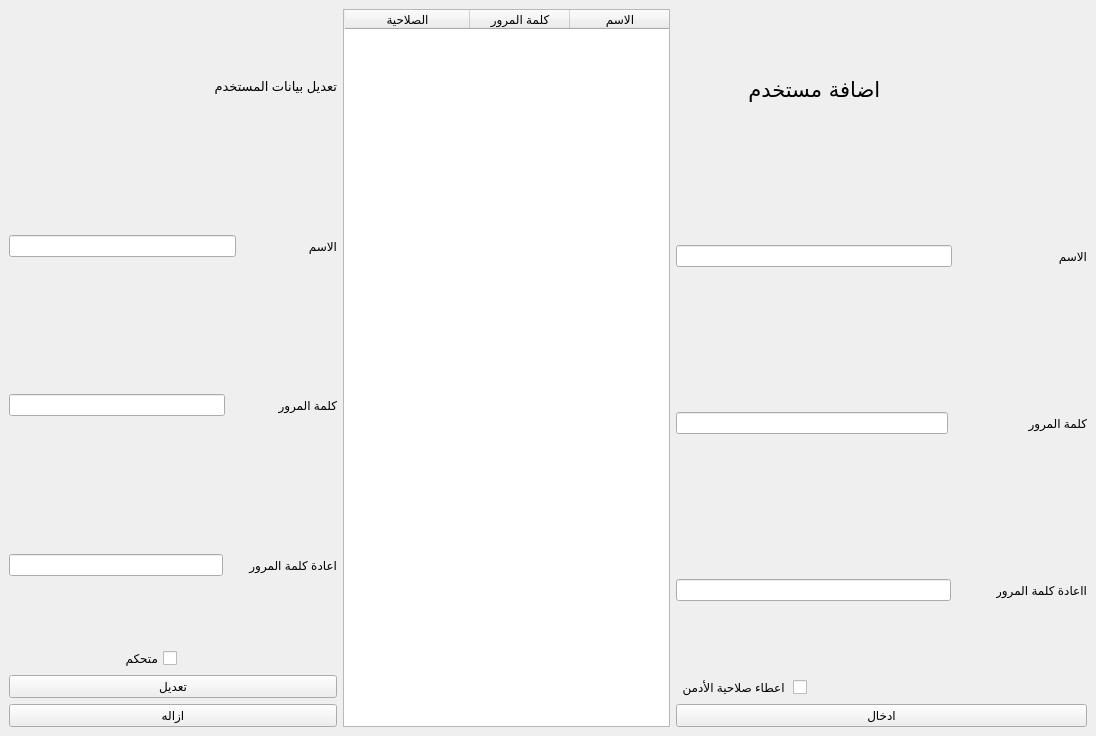
<?xml version="1.0" encoding="UTF-8"?>
<ui version="4.0">
 <class>editUser</class>
 <widget class="QMainWindow" name="editUser">
  <property name="geometry">
   <rect>
    <x>0</x>
    <y>0</y>
    <width>1096</width>
    <height>736</height>
   </rect>
  </property>
  <property name="windowTitle">
   <string>المستخدمين</string>
  </property>
  <widget class="QWidget" name="centralwidget">
   <layout class="QHBoxLayout" name="horizontalLayout">
    <item>
     <layout class="QVBoxLayout" name="verticalLayout_3">
      <item>
       <widget class="QLabel" name="label_8">
        <property name="sizePolicy">
         <sizepolicy hsizetype="Preferred" vsizetype="Preferred">
          <horstretch>0</horstretch>
          <verstretch>0</verstretch>
         </sizepolicy>
        </property>
        <property name="font">
         <font>
          <pointsize>10</pointsize>
         </font>
        </property>
        <property name="text">
         <string>تعديل بيانات المستخدم</string>
        </property>
       </widget>
      </item>
      <item>
       <layout class="QHBoxLayout" name="horizontalLayout_6">
        <item>
         <widget class="QLineEdit" name="lineEdit_user_2">
          <property name="layoutDirection">
           <enum>Qt::RightToLeft</enum>
          </property>
         </widget>
        </item>
        <item>
         <widget class="QLabel" name="label_5">
          <property name="text">
           <string>الاسم                    </string>
          </property>
         </widget>
        </item>
       </layout>
      </item>
      <item>
       <layout class="QHBoxLayout" name="horizontalLayout_7">
        <item>
         <widget class="QLineEdit" name="lineEdit_password_2">
          <property name="echoMode">
           <enum>QLineEdit::Password</enum>
          </property>
         </widget>
        </item>
        <item>
         <widget class="QLabel" name="label_6">
          <property name="text">
           <string>كلمة المرور              </string>
          </property>
         </widget>
        </item>
       </layout>
      </item>
      <item>
       <layout class="QHBoxLayout" name="horizontalLayout_8">
        <item>
         <widget class="QLineEdit" name="lineEdit_passwordRepeat_2">
          <property name="echoMode">
           <enum>QLineEdit::Password</enum>
          </property>
         </widget>
        </item>
        <item>
         <widget class="QLabel" name="label_7">
          <property name="text">
           <string>اعادة كلمة المرور      </string>
          </property>
         </widget>
        </item>
       </layout>
      </item>
      <item>
       <layout class="QHBoxLayout" name="horizontalLayout_9">
        <item>
         <widget class="QCheckBox" name="checkBox_2">
          <property name="layoutDirection">
           <enum>Qt::RightToLeft</enum>
          </property>
          <property name="text">
           <string>متحكم</string>
          </property>
         </widget>
        </item>
        <item>
         <spacer name="horizontalSpacer">
          <property name="orientation">
           <enum>Qt::Horizontal</enum>
          </property>
          <property name="sizeType">
           <enum>QSizePolicy::Fixed</enum>
          </property>
          <property name="sizeHint" stdset="0">
           <size>
            <width>160</width>
            <height>20</height>
           </size>
          </property>
         </spacer>
        </item>
       </layout>
      </item>
      <item>
       <widget class="QPushButton" name="pushButton_edit">
        <property name="text">
         <string>تعديل</string>
        </property>
       </widget>
      </item>
      <item>
       <widget class="QPushButton" name="pushButton_reomveUser">
        <property name="text">
         <string>ازاله</string>
        </property>
       </widget>
      </item>
     </layout>
    </item>
    <item>
     <layout class="QVBoxLayout" name="verticalLayout_2">
      <item>
       <widget class="QTableWidget" name="tableWidget">
        <property name="layoutDirection">
         <enum>Qt::RightToLeft</enum>
        </property>
        <property name="selectionBehavior">
         <enum>QAbstractItemView::SelectRows</enum>
        </property>
        <attribute name="horizontalHeaderStretchLastSection">
         <bool>true</bool>
        </attribute>
        <attribute name="verticalHeaderVisible">
         <bool>false</bool>
        </attribute>
        <column>
         <property name="text">
          <string>الاسم</string>
         </property>
        </column>
        <column>
         <property name="text">
          <string>كلمة المرور</string>
         </property>
        </column>
        <column>
         <property name="text">
          <string>الصلاحية</string>
         </property>
        </column>
       </widget>
      </item>
     </layout>
    </item>
    <item>
     <layout class="QVBoxLayout" name="verticalLayout">
      <item>
       <widget class="QLabel" name="label">
        <property name="font">
         <font>
          <family>Simplified Arabic</family>
          <pointsize>16</pointsize>
         </font>
        </property>
        <property name="text">
         <string>                               اضافة مستخدم</string>
        </property>
        <property name="scaledContents">
         <bool>false</bool>
        </property>
        <property name="wordWrap">
         <bool>false</bool>
        </property>
        <property name="openExternalLinks">
         <bool>false</bool>
        </property>
       </widget>
      </item>
      <item>
       <layout class="QHBoxLayout" name="horizontalLayout_2">
        <property name="spacing">
         <number>105</number>
        </property>
        <item>
         <widget class="QLineEdit" name="lineEdit_user"/>
        </item>
        <item>
         <widget class="QLabel" name="label_2">
          <property name="text">
           <string>الاسم</string>
          </property>
         </widget>
        </item>
       </layout>
      </item>
      <item>
       <layout class="QHBoxLayout" name="horizontalLayout_3">
        <property name="spacing">
         <number>80</number>
        </property>
        <item>
         <widget class="QLineEdit" name="lineEdit_password">
          <property name="echoMode">
           <enum>QLineEdit::Password</enum>
          </property>
         </widget>
        </item>
        <item>
         <widget class="QLabel" name="label_3">
          <property name="text">
           <string>كلمة المرور</string>
          </property>
         </widget>
        </item>
       </layout>
      </item>
      <item>
       <layout class="QHBoxLayout" name="horizontalLayout_4">
        <property name="spacing">
         <number>45</number>
        </property>
        <item>
         <widget class="QLineEdit" name="lineEdit_passwordRepeat">
          <property name="layoutDirection">
           <enum>Qt::RightToLeft</enum>
          </property>
          <property name="echoMode">
           <enum>QLineEdit::Password</enum>
          </property>
         </widget>
        </item>
        <item>
         <widget class="QLabel" name="label_4">
          <property name="text">
           <string>ااعادة كلمة المرور</string>
          </property>
         </widget>
        </item>
       </layout>
      </item>
      <item>
       <layout class="QHBoxLayout" name="horizontalLayout_5">
        <property name="spacing">
         <number>0</number>
        </property>
        <property name="sizeConstraint">
         <enum>QLayout::SetDefaultConstraint</enum>
        </property>
        <property name="leftMargin">
         <number>0</number>
        </property>
        <property name="topMargin">
         <number>0</number>
        </property>
        <property name="rightMargin">
         <number>280</number>
        </property>
        <property name="bottomMargin">
         <number>0</number>
        </property>
        <item>
         <widget class="QCheckBox" name="checkBox">
          <property name="layoutDirection">
           <enum>Qt::RightToLeft</enum>
          </property>
          <property name="text">
           <string>اعطاء صلاحية الأدمن </string>
          </property>
          <property name="iconSize">
           <size>
            <width>32</width>
            <height>32</height>
           </size>
          </property>
          <property name="tristate">
           <bool>false</bool>
          </property>
         </widget>
        </item>
       </layout>
      </item>
      <item>
       <widget class="QPushButton" name="pushButton_addUser">
        <property name="text">
         <string>ادخال</string>
        </property>
       </widget>
      </item>
     </layout>
    </item>
   </layout>
  </widget>
 </widget>
 <resources/>
 <connections/>
</ui>
